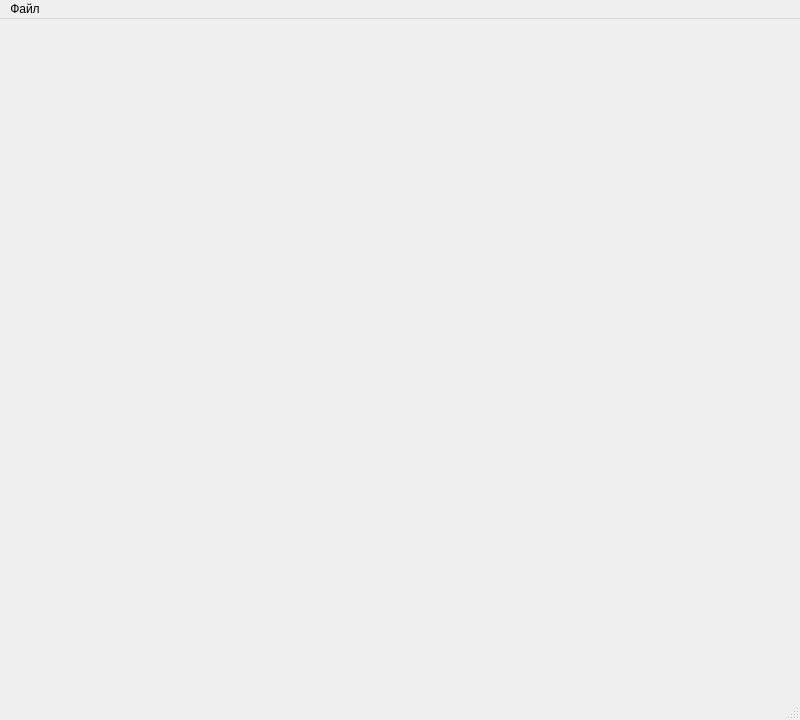
<?xml version="1.0" encoding="UTF-8"?>
<ui version="4.0">
 <class>MainWindow</class>
 <widget class="QMainWindow" name="MainWindow">
  <property name="geometry">
   <rect>
    <x>0</x>
    <y>0</y>
    <width>800</width>
    <height>720</height>
   </rect>
  </property>
  <property name="sizePolicy">
   <sizepolicy hsizetype="Ignored" vsizetype="Ignored">
    <horstretch>0</horstretch>
    <verstretch>0</verstretch>
   </sizepolicy>
  </property>
  <property name="acceptDrops">
   <bool>true</bool>
  </property>
  <property name="windowTitle">
   <string>(c) ООО &quot;ТЕХНОРОС&quot; 2018 Программа рабоы сепаратора</string>
  </property>
  <property name="windowIcon">
   <iconset resource="icons.qrc">
    <normaloff>:/icons/icons/logo.jpg</normaloff>:/icons/icons/logo.jpg</iconset>
  </property>
  <property name="statusTip">
   <string>(C) ООО &quot;ТЕХНОРОС&quot; 2018</string>
  </property>
  <widget class="QWidget" name="centralwidget">
   <layout class="QVBoxLayout" name="verticalLayout" stretch="80,20">
    <item>
     <widget class="MainTabWidget" name="wMainTabWidget" native="true"/>
    </item>
    <item>
     <widget class="TCPLogsWigtets" name="wLog" native="true">
      <property name="sizePolicy">
       <sizepolicy hsizetype="Ignored" vsizetype="Ignored">
        <horstretch>0</horstretch>
        <verstretch>0</verstretch>
       </sizepolicy>
      </property>
     </widget>
    </item>
   </layout>
  </widget>
  <widget class="QMenuBar" name="menubar">
   <property name="geometry">
    <rect>
     <x>0</x>
     <y>0</y>
     <width>800</width>
     <height>21</height>
    </rect>
   </property>
   <widget class="QMenu" name="menu">
    <property name="title">
     <string>Файл</string>
    </property>
    <addaction name="actMasterMode"/>
    <addaction name="actOpenConfig"/>
    <addaction name="actSave"/>
    <addaction name="actSaveAs"/>
    <addaction name="actAbout"/>
    <addaction name="separator"/>
    <addaction name="actExit"/>
   </widget>
   <addaction name="menu"/>
  </widget>
  <widget class="QStatusBar" name="statusBar">
   <property name="layoutDirection">
    <enum>Qt::LeftToRight</enum>
   </property>
  </widget>
  <action name="actOpenConfig">
   <property name="enabled">
    <bool>false</bool>
   </property>
   <property name="icon">
    <iconset resource="icons.qrc">
     <normaloff>:/icons/icons/b_Open.png</normaloff>:/icons/icons/b_Open.png</iconset>
   </property>
   <property name="text">
    <string>Открыть конфигурацию</string>
   </property>
   <property name="iconText">
    <string>Открыть конфигурационный файл с настройками другого сепаратора</string>
   </property>
  </action>
  <action name="actSave">
   <property name="enabled">
    <bool>false</bool>
   </property>
   <property name="icon">
    <iconset resource="icons.qrc">
     <normaloff>:/icons/icons/b_Save.png</normaloff>:/icons/icons/b_Save.png</iconset>
   </property>
   <property name="text">
    <string>Сохранить изменения</string>
   </property>
   <property name="iconText">
    <string>Сохранить изменения в текущем файле</string>
   </property>
  </action>
  <action name="actExit">
   <property name="icon">
    <iconset resource="icons.qrc">
     <normaloff>:/icons/icons/b_Exit.png</normaloff>:/icons/icons/b_Exit.png</iconset>
   </property>
   <property name="text">
    <string>Выход</string>
   </property>
   <property name="toolTip">
    <string>Выход из программы</string>
   </property>
   <property name="statusTip">
    <string/>
   </property>
  </action>
  <action name="actMasterMode">
   <property name="checkable">
    <bool>true</bool>
   </property>
   <property name="icon">
    <iconset resource="icons.qrc">
     <normaloff>:/icons/icons/b_Keys.png</normaloff>:/icons/icons/b_Keys.png</iconset>
   </property>
   <property name="text">
    <string>Режим мастера</string>
   </property>
   <property name="toolTip">
    <string>&lt;html&gt;&lt;head/&gt;&lt;body&gt;&lt;p&gt;Переключиться в режим мастера и выйти из этого режима&lt;/p&gt;&lt;/body&gt;&lt;/html&gt;</string>
   </property>
  </action>
  <action name="actAbout">
   <property name="icon">
    <iconset resource="icons.qrc">
     <normaloff>:/icons/icons/logo.jpg</normaloff>:/icons/icons/logo.jpg</iconset>
   </property>
   <property name="text">
    <string>О нас</string>
   </property>
   <property name="toolTip">
    <string>&lt;html&gt;&lt;head/&gt;&lt;body&gt;&lt;p&gt;Наша контактная информация&lt;/p&gt;&lt;/body&gt;&lt;/html&gt;</string>
   </property>
  </action>
  <action name="actSaveAs">
   <property name="enabled">
    <bool>false</bool>
   </property>
   <property name="text">
    <string>Сохранить как...</string>
   </property>
   <property name="toolTip">
    <string>&lt;html&gt;&lt;head/&gt;&lt;body&gt;&lt;p&gt;Сохранить конфигураию в другом файле&lt;/p&gt;&lt;/body&gt;&lt;/html&gt;</string>
   </property>
  </action>
 </widget>
 <customwidgets>
  <customwidget>
   <class>TCPLogsWigtets</class>
   <extends>QWidget</extends>
   <header>tcp/tcplogswigtets.h</header>
   <container>1</container>
  </customwidget>
  <customwidget>
   <class>MainTabWidget</class>
   <extends>QWidget</extends>
   <header>maintabwidget.h</header>
   <container>1</container>
  </customwidget>
 </customwidgets>
 <resources>
  <include location="icons.qrc"/>
 </resources>
 <connections/>
</ui>
